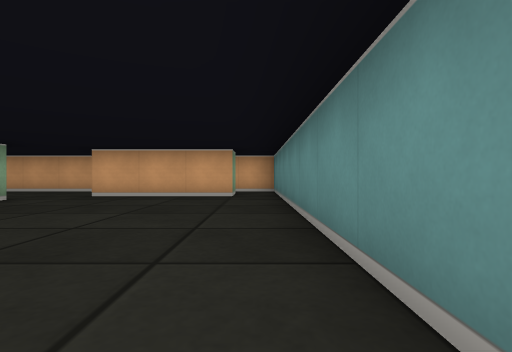
view 1 (above)

21 first-person views from a walk through a cub3D ray-caster map. The camera is about half as high as the walls, looks level and sees 80° across. The floor is counted in squares. Each view is taken from the middle of a square. On the plan, view 1 faces up. The plan holds only what a view shows up to about 9 squares ahead; the rest is blank.

view 2
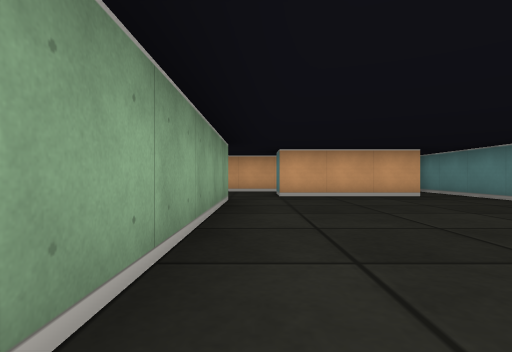

view 3
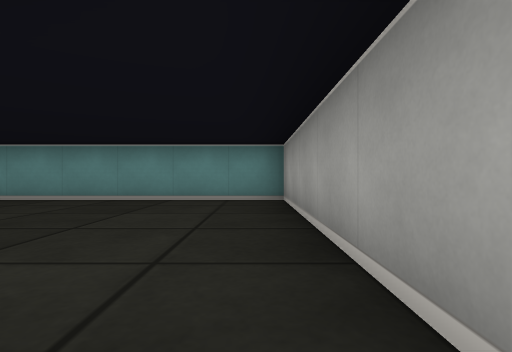

view 4
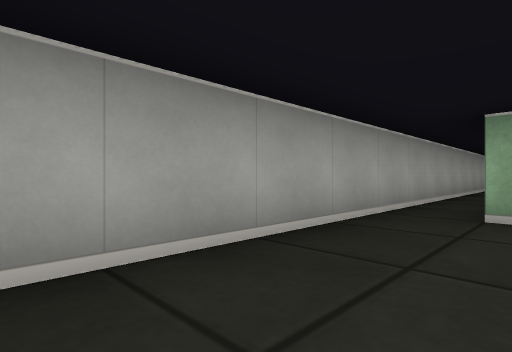

view 5
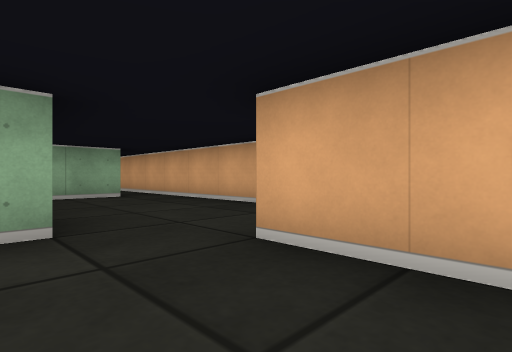

view 6
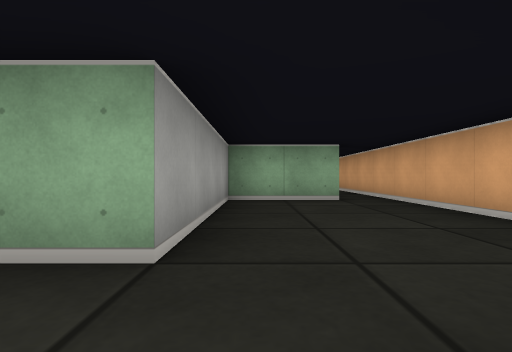

view 7
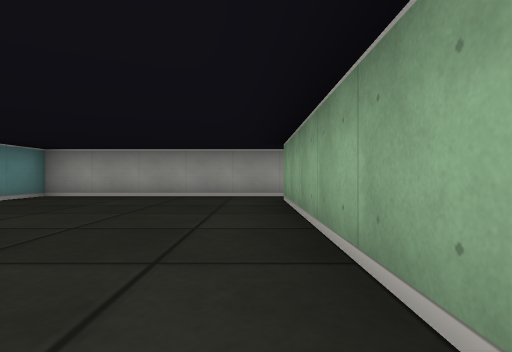

view 8
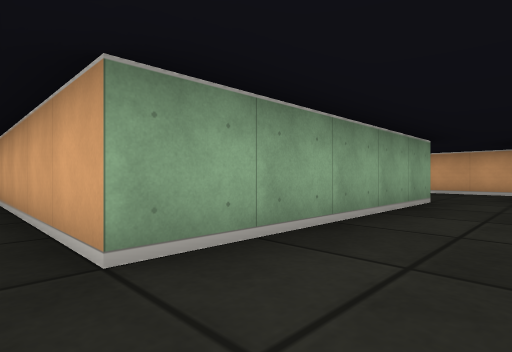

view 9
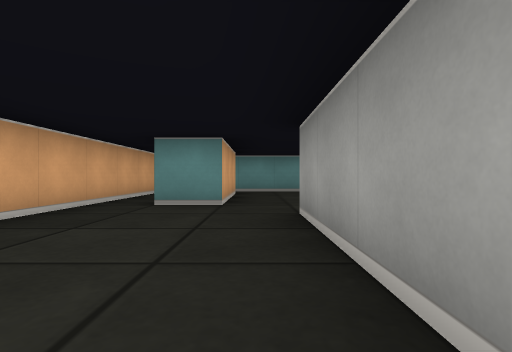

view 10
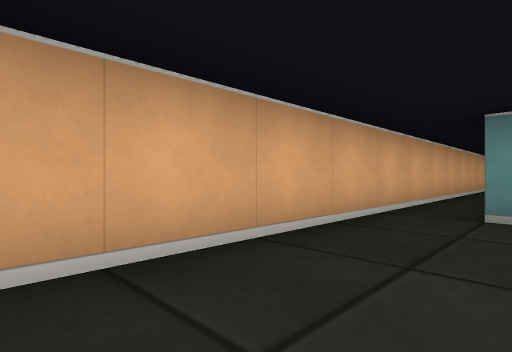

view 11
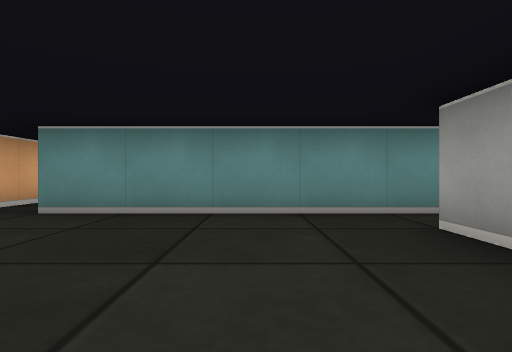

view 12
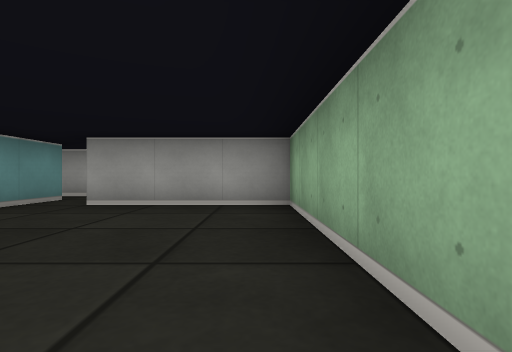

view 13
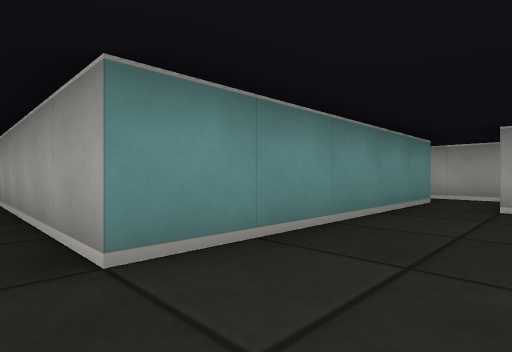

view 14
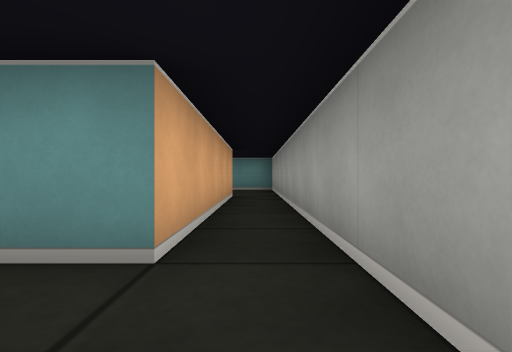

view 15
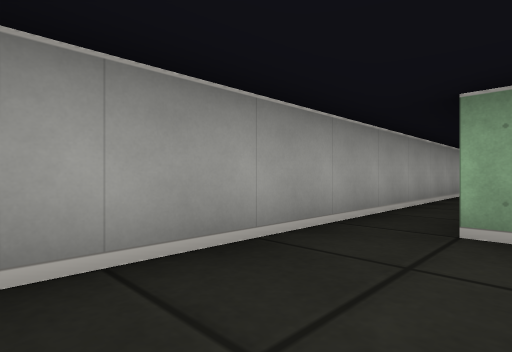

view 16
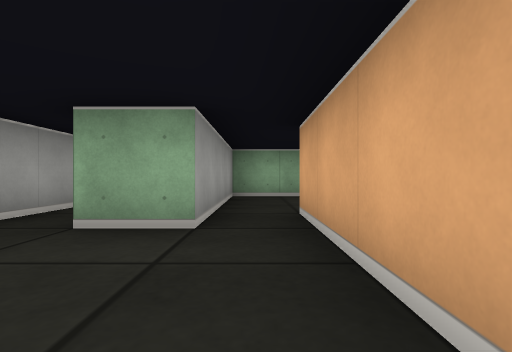

view 17
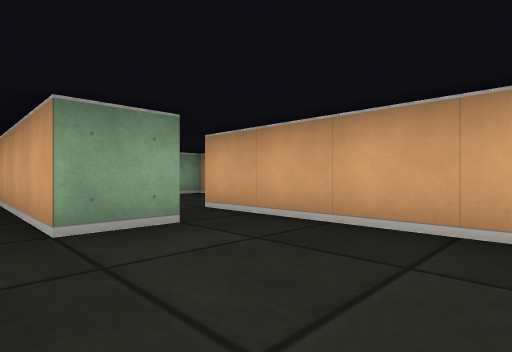

view 18
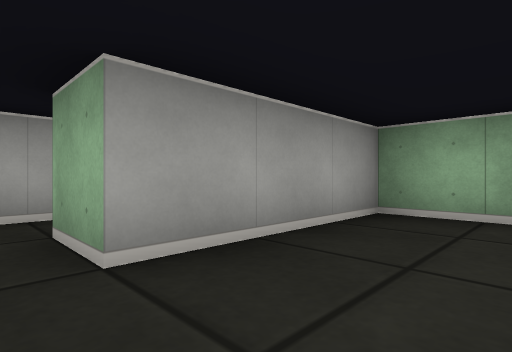

view 19
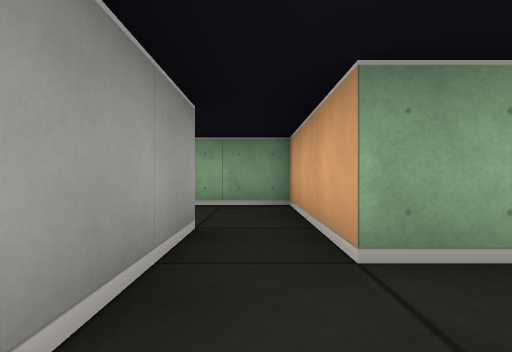

view 20
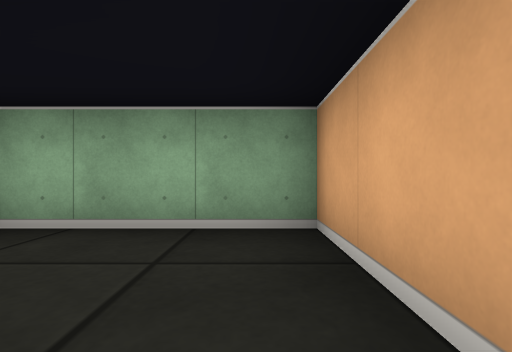

view 21
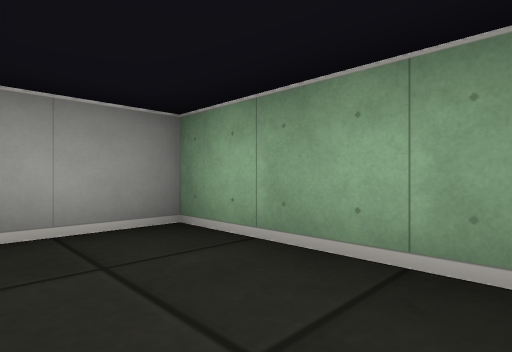

### Floor plan
Ten units are one square. View 1 is at (0, 0); x grows to the right and y downward. Boxes are objects, and circles mark ways between rooms. Rooms are numbered by the first view taken in them; rooms with no view inside come last. Other rooms are left out.
<svg viewBox="-180 -90 190 100">
<path fill="none" stroke="#000" d="M-5 -74 -5 -65 -35 -65 -35 -75M-85 -76 -85 -55 -45 -55 -45 -5 -88 -5M-115 5 5 5 5 -85 -84 -85M-175 -15 -175 5 -161 5M-175 -75 -175 -35 -145 -35 -145 -25M-135 -25 -135 -75 -92 -75M-84 -85 -169 -85M-85 -35 -85 -25 -135 -25M-61 -45 -85 -45M-145 -25 -155 -25M-155 -15 -60 -15M-155 -25 -175 -25 -175 -15M-125 -65 -125 -35 -85 -35M-85 -45 -95 -45"/>
<circle cx="-90" cy="-80" r="3" fill="#2a7"/>
<circle cx="-165" cy="-10" r="3" fill="#2a7"/>
<circle cx="-140" cy="-30" r="3" fill="#2a7"/>
<circle cx="-150" cy="-20" r="3" fill="#2a7"/>
<circle cx="-90" cy="-40" r="3" fill="#2a7"/>
<text x="-40" y="-40">1</text>
<text x="-150" y="-60">2</text>
<text x="-90" y="-20">3</text>
<text x="-170" y="-20">4</text>
<text x="-110" y="-50">5</text>
</svg>
Room 1 opens to room 2. Room 1 opens to room 4. Room 2 opens to room 3. Room 3 opens to room 4. Room 3 opens to room 5.

Where each view was taken, in squares from view 1:
view 1: 0 up, 0 right, facing up
view 2: 0 up, 4 left, facing up
view 3: 0 up, 5 left, facing right
view 4: 1 up, 1 left, facing down-left
view 5: 5 up, 2 left, facing up-left
view 6: 6 up, 3 left, facing left
view 7: 6 up, 4 left, facing down
view 8: 0 up, 3 left, facing up-left
view 9: 6 up, 8 left, facing right
view 10: 7 up, 17 left, facing up-right
view 11: 5 up, 17 left, facing right
view 12: 8 up, 17 left, facing down
view 13: 8 up, 15 left, facing down-right
view 14: 2 up, 15 left, facing right
view 15: 3 up, 6 left, facing down-left
view 16: 4 up, 6 left, facing left
view 17: 2 up, 6 left, facing up-left
view 18: 5 up, 14 left, facing down-left
view 19: 2 up, 13 left, facing left
view 20: 2 up, 15 left, facing left
view 21: 2 up, 16 left, facing down-left
